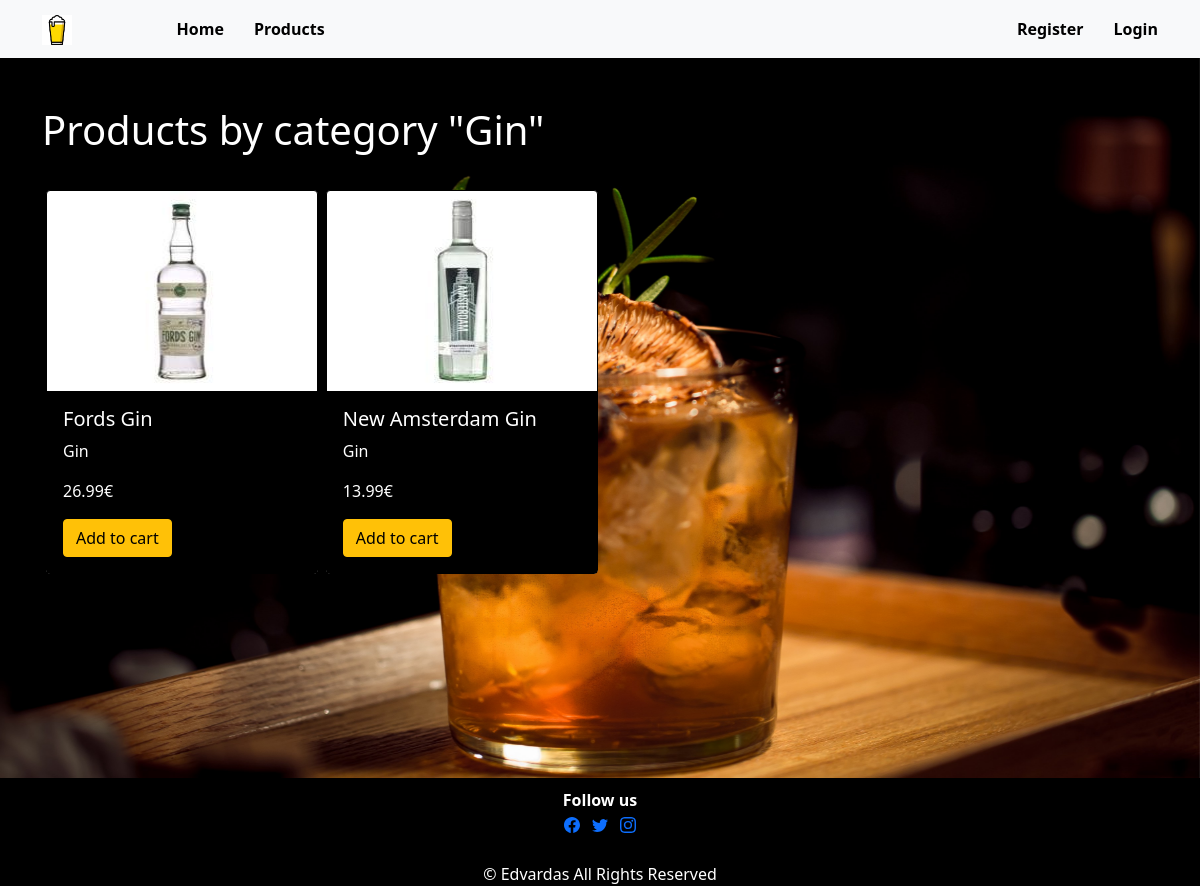
Page /drink_shop/product_by_category/17 on the committed database.
### drink_shop/models.py (models this page shows, shortened)
class Product(models.Model):
    title = models.CharField('Title', max_length=100)
    description = models.TextField('Description', max_length=2000, null=True, blank=True)
    price = models.DecimalField('Price', max_digits=10, decimal_places=2, null=True, blank=True)
    cover = models.ImageField('Cover', upload_to='product_covers', null=True)
    featured = models.BooleanField('Featured', default=False)
    active = models.BooleanField('Active', default=False)
    product_region = models.CharField('Product region', max_length=100, null=True, blank=True)
    abv = models.FloatField('ABV', null=True, blank=True)
    category = models.ForeignKey('Category', on_delete=models.CASCADE, null=True, blank=True)
    slug = models.SlugField(null=True, blank=True)
    quantity = models.IntegerField(default=1)
    def get_url(self):
        return reverse("drink_shop:product", kwargs={
            'slug': self.slug
        })
    def get_add_to_cart_url(self):
        return reverse("drink_shop:add-to-cart", kwargs={
            'slug': self.slug
        })

class Category(models.Model):
    title = models.CharField('Title', max_length=100)
    cover = models.ImageField('Cover', upload_to='category_covers', null=True)
    featured = models.BooleanField('Featured')
    active = models.BooleanField('Active')
    slug = models.SlugField(null=True, blank=True)
    def __str__(self):
        return f"{self.title}"

### drink_shop/views.py (the view)
# urls.py: path('product_by_category/<slug>', product_by_category, name='product_by_category'),
def product_by_category(request, slug):
    products = Product.objects.all().filter(category=slug)
    context = {
        'products': products,
    }
    return render(request, "product_by_category.html", context=context)

### drink_shop/templates/product_by_category.html
{% extends "base.html" %}
{% load static %}
{% block content %}
<link rel="stylesheet" type="text/css" href="{% static '/css/product_by_category.css' %}"/>
    {% for category in products %}
    {% if forloop.counter < 2 %}
    <h1>Products by category "{{category.category.title}}"</h1>
    <br>
    {% endif %}
    {% endfor %}
    <div class="container-fluid d-flex flex-wrap width-100 p-0">
        {% for product in products %}
        {% if product.active == True %}
        <div class="card m-1">
            <div class="d-flex justify-content-center img-border">
                <img src="{{ product.cover.url }}" class="card-img-top product-img" alt="...">
            </div>
            <div class="card-body">
                <a href="{{ product.get_url }}" class="card-font-color">
                <h5 class="card-title">{{ product.title }}</h5>
                </a>
                <p class="card-text">{{ product.category }}</p>
                <p class="card-text">{{ product.price }}€</p>
                <a href="{{ product.get_add_to_cart_url }}" class="btn btn-warning">Add to cart</a>
            </div>
        </div>
        {% endif %}
        {% endfor %}
    </div>
{% endblock %}

### drink_shop/static/css/base.css (style rules this page uses)
* { box-sizing: border-box; }
html, body { height:100%; }
body { margin: 0; }
a { text-decoration: none; }

### drink_shop/static/css/product_by_category.css (style rules this page uses)
.product-img { height: 200px; width: 140px; }
.width-100 { width: 100%; }
.card { width: calc(24% + 4px); border: 1px solid black; }
.card-body { background-color: black; }
a { text-decoration: none; }
.card-font-color { color: white; }

### rows in the picture
Product: category "Gin", cover (picture), title "Fords Gin", price "26.99"
Product: cover (picture), title "New Amsterdam Gin", category "Gin", price "13.99"
